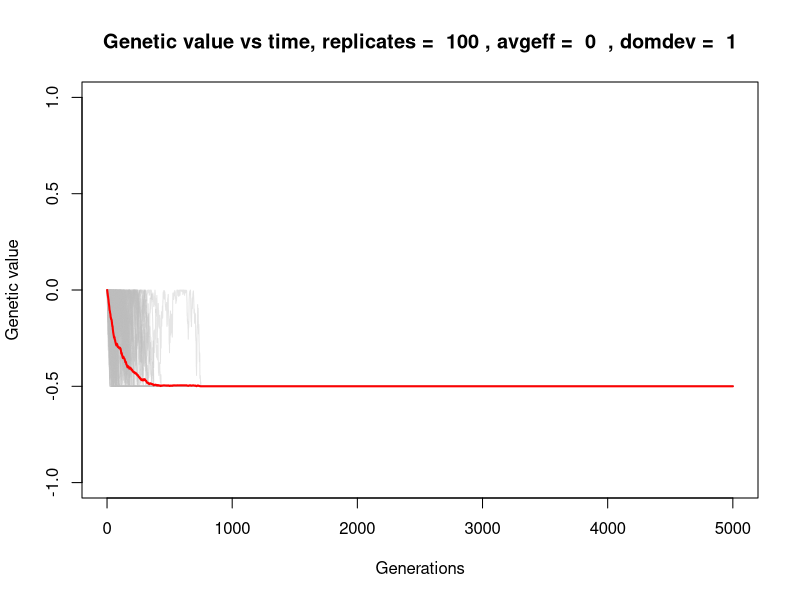
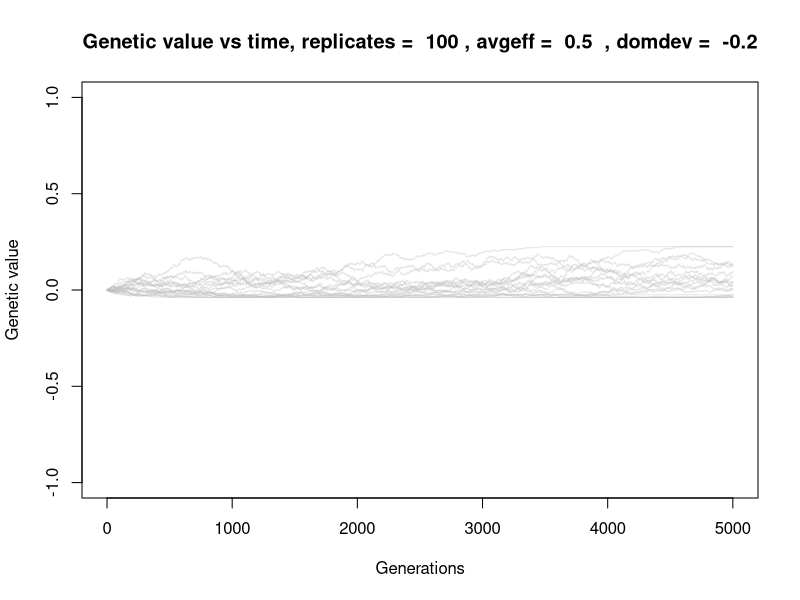

Write R code to recreate these figures, in order. (Note: a time limit stopped this script after it produced the figures.)
genval_vs_time <- function ( size, replicates, generations, epsilonrange1, epsilonrange2, avgeff, domdev , genval = TRUE ) {

    Fst <- 1/size

    if ( genval == FALSE ) {
                                        # just the allele frequencies over generations

        all_freqs <- list ()

        plot( 0, main = paste ( "Allele frequency vs time, replicates = ", replicates, ", avgeff = ", avgeff, " , domdev = ", domdev ),  xlab = "Generations", ylab = "Allele frequency", xlim = c( 0, generations+1), ylim = c(0, 1), type = "l")

        for ( i in 1:replicates ) {
            afterdrift <- numeric()
            epsilon <- runif ( 1, epsilonrange1, epsilonrange2 )
            afterdrift [ 1 ]  <- epsilon

            for ( j in 1:(generations) ) {
                var <- Fst * afterdrift [ j ] * ( 1 - afterdrift [ j ] )
                afterdrift [ j + 1 ] <-  rnorm( 1, afterdrift [ j ], sqrt ( var ) )

                afterdrift  <- replace ( afterdrift, is.nan(afterdrift) | afterdrift <= 0, 0 )
                afterdrift <- replace ( afterdrift, afterdrift >= 1, 1 )

            }

            lines ( seq_len ( generations+1 ), afterdrift, col = rgb(190, 190, 190, alpha = 100, maxColorValue = 255 ) )

            all_freqs [[ i ]] <- afterdrift

        }

        all_freqs_df <- as.data.frame( all_freqs )
        all_freqs_df$avg = rowMeans( all_freqs_df )

        mean_freqs <- all_freqs_df$avg

        lines ( seq_len ( generations + 1 ), mean_freqs, col = "red", lwd = 2 )

        return( all_freqs_df )
    }

    ####

    if ( genval == TRUE ) {

        plot( 0, main =  paste ( "Genetic value vs time, replicates = ", replicates, ", avgeff = ", avgeff, " , domdev = ", domdev ),  xlab = "Generations", ylab = "Genetic value", xlim = c( 0, generations+1), ylim = c(-1, 1), type = "l")

        all_genvals <- list()

        for ( i in 1:replicates ) {
            afterdrift <- numeric()
            genval <- numeric()
            epsilon <- runif ( 1, epsilonrange1, epsilonrange2 )
            afterdrift [ 1 ]  <- epsilon

            for ( j in 1:(generations) ) {
                var <- Fst * afterdrift [ j ] * ( 1 - afterdrift [ j ] )
                alpha <- ( 1 / 2 ) * avgeff + domdev * ( 1 - 2 * afterdrift [ j ] )

                afterdrift  <- replace ( afterdrift, is.nan(afterdrift) | afterdrift <= 0, 0 )

                genval [ j ] <- ( afterdrift [ j ] - epsilon ) * alpha

                afterdrift [ j + 1 ] <-  rnorm( 1, afterdrift [ j ], sqrt ( var ) )

                afterdrift  <- replace ( afterdrift, is.nan(afterdrift) | afterdrift <= 0, 0 )
                afterdrift <- replace ( afterdrift, afterdrift >= 1, 1 )

            }

            lines ( seq_len ( generations ), genval, col = rgb(190, 190, 190, alpha = 100, maxColorValue = 255 ) )

            all_genvals [[ i ]] <- genval

        }

        all_genvals_df <- as.data.frame ( all_genvals )
        all_genvals_df$avg = rowMeans ( all_genvals_df )

        mean_genvals <- all_genvals_df$avg

        lines ( seq_len ( generations ), mean_genvals, col = "red", lwd = 2 )

        return( all_genvals_df )

    }

}



genval_vs_time (size = 100,
                replicates = 100,
                generations = 5000,
                epsilonrange1 = 0.5,
                epsilonrange2 = 0.5,
                avgeff = 0,
                domdev = 1,
                genval = TRUE )




domdev <- -seq( 0.2, 1, 0.2 )

for ( i in 1:length(domdev)) {
    pdf ( paste ( "domdev=", domdev[i], sep = "" ) )
    x <- genval_vs_time (size = 10000,
                         replicates = 100,
                         generations = 5000,
                         epsilonrange1 = 0.5,
                         epsilonrange2 = 0.5,
                         avgeff = 0.5,
                         domdev = domdev [ i ],
                         genval = TRUE )
    dev.off()
}
